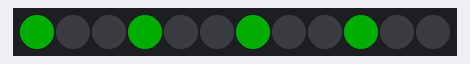
The sketch below on a simulated Arduino Uno, built with avr-gcc and run on an emulated ATmega328P. Shown: 12 RGB LEDs in strip order, left to right. Dim RGB values are drawn brighter than linear.

Above: at 0.31 s.
At 4.47 s:
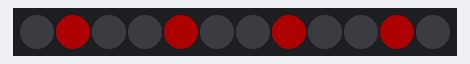
At 8.66 s:
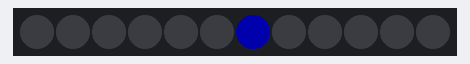
At 17.14 s:
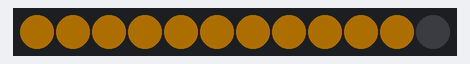
At 26.72 s:
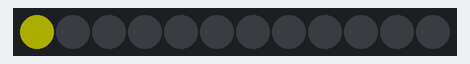
At 35.38 s:
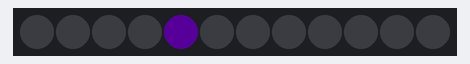

The sketch:

Rainbow_Circle_II.ino
```cpp
#include <Adafruit_NeoPixel.h>
#define LED_PIN    2
#define LED_COUNT 12 // for cheap neoxipixel from ebay, china, etc. with 12 led


Adafruit_NeoPixel pixels(LED_COUNT, LED_PIN, NEO_GRB + NEO_KHZ800);

#define DELAYVALTWO 75
#define DELAYVALTHREE 50
#define DELAYVALFOUR 25
#define DELAYVALFIVE 10
#define DELAYVALFINALRAINBOW 7
#define DELAYVALFINALRAINBOWTWO 5
#define DELAYVALFINALRAINBOWTHREE 3
#define DELAYVALFINALRAINBOWFOUR 1


void setup() {

  pixels.begin();           // INITIALIZE NeoPixel strip object (REQUIRED)
  pixels.show();            // Turn OFF all pixels ASAP
  pixels.setBrightness(50); // Set BRIGHTNESS to about 1/5 (max = 255)
}

void loop() {

	for( int x=1; x<=5; x++) {
		RainbowFlash(pixels.Color(143, 0, 255), 50);
		RainbowFlash(pixels.Color(75, 0, 130), 50);
		RainbowFlash(pixels.Color(0, 255, 0), 50);
		RainbowFlash(pixels.Color(255, 255, 0), 50);
		RainbowFlash(pixels.Color(255, 165, 0), 50);
		RainbowFlash(pixels.Color(255, 0, 0), 50);
	}


  // VIOLET COLOR LOOOP....................................................................................................................................................................................................................

  pixels.clear();


   // EXECUTES A COMPLETE TOUR OF THE CIRCLE, ONE LED TIME
  for(int i=0; i<LED_COUNT; i++) { // For each pixel...


    pixels.setPixelColor(i, pixels.Color(143, 0, 255)); // VIOLET

    pixels.show();

    delay(DELAYVALTWO);

    pixels.clear();
  }


   // EXECUTES A COMPLETE TOUR OF THE CIRCLE, LED/ALL
  for(int i=0; i<LED_COUNT; i++) {

    pixels.setPixelColor(i, pixels.Color(143, 0, 255));

    pixels.show();

    delay(DELAYVALTWO);
  }

  // INDIGO COLOR LOOOP.........................................................................................................................................................................................................

  pixels.clear();


   // EXECUTES A COMPLETE TOUR OF THE CIRCLE, ONE LED TIME
  for(int i=0; i<LED_COUNT; i++) {


    pixels.setPixelColor(i, pixels.Color(75, 0, 130));

    pixels.show();

    delay(DELAYVALTWO);

    pixels.clear();
  }


   // EXECUTES A COMPLETE TOUR OF THE CIRCLE, LED/ALL
  for(int i=0; i<LED_COUNT; i++) {

    pixels.setPixelColor(i, pixels.Color(75, 0, 130));

    pixels.show();

    delay(DELAYVALTWO);
  }

  // BLUE COLOR LOOOP.........................................................................................................................................................................................................

  pixels.clear();

   // EXECUTES A COMPLETE TOUR OF THE CIRCLE, ONE LED TIME
  for(int i=0; i<LED_COUNT; i++) {

    pixels.setPixelColor(i, pixels.Color(0, 0, 255));

    pixels.show();

    delay(DELAYVALTWO);

    pixels.clear();
  }


   // EXECUTES A COMPLETE TOUR OF THE CIRCLE, LED/ALL
  for(int i=0; i<LED_COUNT; i++) {

    pixels.setPixelColor(i, pixels.Color(0, 0, 255));

    pixels.show();

    delay(DELAYVALTWO);
  }


  // GREEN COLOR LOOOP.........................................................................................................................................................................................................

  pixels.clear();

   // EXECUTES A COMPLETE TOUR OF THE CIRCLE, ONE LED TIME
  for(int i=0; i<LED_COUNT; i++) {

    pixels.setPixelColor(i, pixels.Color(0, 255, 0));

    pixels.show();

    delay(DELAYVALTWO);

    pixels.clear();
  }


   // EXECUTES A COMPLETE TOUR OF THE CIRCLE, LED/ALL
  for(int i=0; i<LED_COUNT; i++) {

    pixels.setPixelColor(i, pixels.Color(0, 255, 0));

    pixels.show();

    delay(DELAYVALTWO);
  }


// YELLOW COLOR LOOOP.........................................................................................................................................................................................................

  pixels.clear();

   // EXECUTES A COMPLETE TOUR OF THE CIRCLE, ONE LED TIME
  for(int i=0; i<LED_COUNT; i++) {

    pixels.setPixelColor(i, pixels.Color(255, 255, 0));

    pixels.show();

    delay(DELAYVALTWO);

    pixels.clear();
  }


   // EXECUTES A COMPLETE TOUR OF THE CIRCLE, LED/ALL
  for(int i=0; i<LED_COUNT; i++) {

    pixels.setPixelColor(i, pixels.Color(255, 255, 0));

    pixels.show();

    delay(DELAYVALTWO);
  }


  // ORANGE COLOR LOOOP.........................................................................................................................................................................................................

  pixels.clear();

   // EXECUTES A COMPLETE TOUR OF THE CIRCLE, ONE LED TIME
  for(int i=0; i<LED_COUNT; i++) {

    pixels.setPixelColor(i, pixels.Color(255, 165, 0));

    pixels.show();

    delay(DELAYVALTWO);

    pixels.clear();
  }


   // EXECUTES A COMPLETE TOUR OF THE CIRCLE, LED/ALL
  for(int i=0; i<LED_COUNT; i++) {

    pixels.setPixelColor(i, pixels.Color(255, 165, 0));

    pixels.show();

    delay(DELAYVALTWO);
  }


// RED COLOR LOOOP.........................................................................................................................................................................................................

  pixels.clear();

   // EXECUTES A COMPLETE TOUR OF THE CIRCLE, ONE LED TIME
  for(int i=0; i<LED_COUNT; i++) {

    pixels.setPixelColor(i, pixels.Color(255, 165, 0));

    pixels.show();

    delay(DELAYVALTWO);

    pixels.clear();
  }


   // EXECUTES A COMPLETE TOUR OF THE CIRCLE, LED/ALL
  for(int i=0; i<LED_COUNT; i++) {

    pixels.setPixelColor(i, pixels.Color(255, 165, 0));

    pixels.show();

    delay(DELAYVALTWO);
  }


  //3ND ROUND.................................................................................................................................................................................................................................

  for( int x=1; x<=5; x++) {
		RainbowFlash(pixels.Color(143, 0, 255), 50);
		RainbowFlash(pixels.Color(75, 0, 130), 50);
		RainbowFlash(pixels.Color(0, 255, 0), 50);
		RainbowFlash(pixels.Color(255, 255, 0), 50);
		RainbowFlash(pixels.Color(255, 165, 0), 50);
		RainbowFlash(pixels.Color(255, 0, 0), 50);
	}


// VIOLET COLOR LOOOP....................................................................................................................................................................................................................

  pixels.clear();

   // EXECUTES A COMPLETE TOUR OF THE CIRCLE, ONE LED TIME
  for(int i=0; i<LED_COUNT; i++) {

    pixels.setPixelColor(i, pixels.Color(143, 0, 255)); // VIOLET

    pixels.show();

    delay(DELAYVALTHREE);

    pixels.clear();
  }

   // EXECUTES A COMPLETE TOUR OF THE CIRCLE, LED/ALL
  for(int i=0; i<LED_COUNT; i++) {

    pixels.setPixelColor(i, pixels.Color(143, 0, 255));

    pixels.show();

    delay(DELAYVALTHREE);
  }

  // INDIGO COLOR LOOOP.........................................................................................................................................................................................................

  pixels.clear();

   // EXECUTES A COMPLETE TOUR OF THE CIRCLE, ONE LED TIME
  for(int i=0; i<LED_COUNT; i++) {

    pixels.setPixelColor(i, pixels.Color(75, 0, 130));

    pixels.show();

    delay(DELAYVALTHREE);

    pixels.clear();
  }


   // EXECUTES A COMPLETE TOUR OF THE CIRCLE, LED/ALL
  for(int i=0; i<LED_COUNT; i++) {

    pixels.setPixelColor(i, pixels.Color(75, 0, 130));

    pixels.show();

    delay(DELAYVALTHREE);
  }

  // BLUE COLOR LOOOP.........................................................................................................................................................................................................

  pixels.clear();

   // EXECUTES A COMPLETE TOUR OF THE CIRCLE, ONE LED TIME
  for(int i=0; i<LED_COUNT; i++) {

    pixels.setPixelColor(i, pixels.Color(0, 0, 255));

    pixels.show();

    delay(DELAYVALTHREE);

    pixels.clear();
  }


   // EXECUTES A COMPLETE TOUR OF THE CIRCLE, LED/ALL
  for(int i=0; i<LED_COUNT; i++) {

    pixels.setPixelColor(i, pixels.Color(0, 0, 255));

    pixels.show();

    delay(DELAYVALTHREE);
  }


  // GREEN COLOR LOOOP.........................................................................................................................................................................................................

  pixels.clear();

   // EXECUTES A COMPLETE TOUR OF THE CIRCLE, ONE LED TIME
  for(int i=0; i<LED_COUNT; i++) {


    pixels.setPixelColor(i, pixels.Color(0, 255, 0));

    pixels.show();

    delay(DELAYVALTHREE);

    pixels.clear();
  }


   // EXECUTES A COMPLETE TOUR OF THE CIRCLE, LED/ALL
  for(int i=0; i<LED_COUNT; i++) {

    pixels.setPixelColor(i, pixels.Color(0, 255, 0));

    pixels.show();

    delay(DELAYVALTHREE);
  }


// YELLOW COLOR LOOOP.........................................................................................................................................................................................................

  pixels.clear();

   // EXECUTES A COMPLETE TOUR OF THE CIRCLE, ONE LED TIME
  for(int i=0; i<LED_COUNT; i++) {


    pixels.setPixelColor(i, pixels.Color(255, 255, 0));

    pixels.show();

    delay(DELAYVALTHREE);

    pixels.clear();
  }


   // EXECUTES A COMPLETE TOUR OF THE CIRCLE, LED/ALL
  for(int i=0; i<LED_COUNT; i++) {

    pixels.setPixelColor(i, pixels.Color(255, 255, 0));

    pixels.show();

    delay(DELAYVALTHREE);
  }


  // ORANGE COLOR LOOOP.........................................................................................................................................................................................................

  pixels.clear(); // Set all pixel colors to 'off'


   // EXECUTES A COMPLETE TOUR OF THE CIRCLE, ONE LED TIME
  for(int i=0; i<LED_COUNT; i++) {


    pixels.setPixelColor(i, pixels.Color(255, 165, 0));

    pixels.show();

    delay(DELAYVALTHREE);

    pixels.clear();
  }


   // EXECUTES A COMPLETE TOUR OF THE CIRCLE, LED/ALL
  for(int i=0; i<LED_COUNT; i++) {

    pixels.setPixelColor(i, pixels.Color(255, 165, 0));

    pixels.show();

    delay(DELAYVALTHREE);
  }


// RED COLOR LOOOP.........................................................................................................................................................................................................

  pixels.clear();


   // EXECUTES A COMPLETE TOUR OF THE CIRCLE, ONE LED TIME
  for(int i=0; i<LED_COUNT; i++) {


    pixels.setPixelColor(i, pixels.Color(255, 165, 0));

    pixels.show();

    delay(DELAYVALTHREE);

    pixels.clear();
  }


   // EXECUTES A COMPLETE TOUR OF THE CIRCLE, LED/ALL
  for(int i=0; i<LED_COUNT; i++) {

    pixels.setPixelColor(i, pixels.Color(255, 165, 0));

    pixels.show();

    delay(DELAYVALTHREE);
  }

//2ND ROUND.................................................................................................................................................................................................................................


  for( int x=1; x<=5; x++) {
		RainbowFlash(pixels.Color(143, 0, 255), 50);
		RainbowFlash(pixels.Color(75, 0, 130), 50);
		RainbowFlash(pixels.Color(0, 255, 0), 50);
		RainbowFlash(pixels.Color(255, 255, 0), 50);
		RainbowFlash(pixels.Color(255, 165, 0), 50);
		RainbowFlash(pixels.Color(255, 0, 0), 50);
	}


    // VIOLET COLOR LOOOP....................................................................................................................................................................................................................

  pixels.clear();

   // EXECUTES A COMPLETE TOUR OF THE CIRCLE, ONE LED TIME
  for(int i=0; i<LED_COUNT; i++) {


    pixels.setPixelColor(i, pixels.Color(143, 0, 255)); // VIOLET

    pixels.show();

    delay(DELAYVALFIVE);

    pixels.clear();
  }


   // EXECUTES A COMPLETE TOUR OF THE CIRCLE, LED/ALL
  for(int i=0; i<LED_COUNT; i++) {

    pixels.setPixelColor(i, pixels.Color(143, 0, 255));

    pixels.show();

    delay(DELAYVALFIVE);
  }

  // INDIGO COLOR LOOOP.........................................................................................................................................................................................................

  pixels.clear();


   // EXECUTES A COMPLETE TOUR OF THE CIRCLE, ONE LED TIME
  for(int i=0; i<LED_COUNT; i++) {


    pixels.setPixelColor(i, pixels.Color(75, 0, 130));

    pixels.show();

    delay(DELAYVALFIVE);

    pixels.clear();
  }


   // EXECUTES A COMPLETE TOUR OF THE CIRCLE, LED/ALL
  for(int i=0; i<LED_COUNT; i++) {

    pixels.setPixelColor(i, pixels.Color(75, 0, 130));

    pixels.show();

    delay(DELAYVALFIVE);
  }

  // BLUE COLOR LOOOP.........................................................................................................................................................................................................

  pixels.clear();

   // EXECUTES A COMPLETE TOUR OF THE CIRCLE, ONE LED TIME
  for(int i=0; i<LED_COUNT; i++) {


    pixels.setPixelColor(i, pixels.Color(0, 0, 255));

    pixels.show();

    delay(DELAYVALFIVE);

    pixels.clear();
  }


   // EXECUTES A COMPLETE TOUR OF THE CIRCLE, LED/ALL
  for(int i=0; i<LED_COUNT; i++) {

    pixels.setPixelColor(i, pixels.Color(0, 0, 255));

    pixels.show();

    delay(DELAYVALFIVE);
  }


  // GREEN COLOR LOOOP.........................................................................................................................................................................................................

  pixels.clear();


   // EXECUTES A COMPLETE TOUR OF THE CIRCLE, ONE LED TIME
  for(int i=0; i<LED_COUNT; i++) {

    pixels.setPixelColor(i, pixels.Color(0, 255, 0));

    pixels.show();

    delay(DELAYVALFIVE);

    pixels.clear();
  }


   // EXECUTES A COMPLETE TOUR OF THE CIRCLE, LED/ALL
  for(int i=0; i<LED_COUNT; i++) {

    pixels.setPixelColor(i, pixels.Color(0, 255, 0));

    pixels.show();

    delay(DELAYVALFIVE);
  }


// YELLOW COLOR LOOOP.........................................................................................................................................................................................................

  pixels.clear();

   // EXECUTES A COMPLETE TOUR OF THE CIRCLE, ONE LED TIME
  for(int i=0; i<LED_COUNT; i++) {

    pixels.setPixelColor(i, pixels.Color(255, 255, 0));

    pixels.show();

    delay(DELAYVALFIVE);

    pixels.clear();
  }


   // EXECUTES A COMPLETE TOUR OF THE CIRCLE, LED/ALL
  for(int i=0; i<LED_COUNT; i++) {

    pixels.setPixelColor(i, pixels.Color(255, 255, 0));

    pixels.show();

    delay(DELAYVALFIVE);
  }


  // ORANGE COLOR LOOOP.........................................................................................................................................................................................................

  pixels.clear();


   // EXECUTES A COMPLETE TOUR OF THE CIRCLE, ONE LED TIME
  for(int i=0; i<LED_COUNT; i++) {


    pixels.setPixelColor(i, pixels.Color(255, 165, 0));

    pixels.show();   //

    delay(DELAYVALFIVE); //

    pixels.clear();
  }


   // EXECUTES A COMPLETE TOUR OF THE CIRCLE, LED/ALL
  for(int i=0; i<LED_COUNT; i++) {

    pixels.setPixelColor(i, pixels.Color(255, 165, 0));

    pixels.show();

    delay(DELAYVALFIVE);
  }


// RED COLOR LOOOP.........................................................................................................................................................................................................

  pixels.clear();

   // EXECUTES A COMPLETE TOUR OF THE CIRCLE, ONE LED TIME
  for(int i=0; i<LED_COUNT; i++) {


    pixels.setPixelColor(i, pixels.Color(255, 165, 0));

    pixels.show();

    delay(DELAYVALFIVE);

    pixels.clear();
  }


   // EXECUTES A COMPLETE TOUR OF THE CIRCLE, LED/ALL
  for(int i=0; i<LED_COUNT; i++) {

    pixels.setPixelColor(i, pixels.Color(255, 165, 0));

    pixels.show();

    delay(DELAYVALFIVE);
  }


//FINAL ROUND.................................................................................................................................................................................................................................


  for( int x=1; x<=5; x++) {
		RainbowFlash(pixels.Color(143, 0, 255), 50);
		RainbowFlash(pixels.Color(75, 0, 130), 50);
		RainbowFlash(pixels.Color(0, 255, 0), 50);
		RainbowFlash(pixels.Color(255, 255, 0), 50);
		RainbowFlash(pixels.Color(255, 165, 0), 50);
		RainbowFlash(pixels.Color(255, 0, 0), 50);
	}


//GRAND FINAL.................................................................................................................................................................................................................................


  /// START RAINBOW RGB CIRCLE


   pixels.clear();


  for(int i=0; i<LED_COUNT; i++) {


    pixels.setPixelColor(i, pixels.Color(143, 0, 255)); // VIOLET

    pixels.show();

    delay(DELAYVALFINALRAINBOWTWO);

    pixels.clear();


    pixels.setPixelColor(i, pixels.Color(75, 0, 130)); // INDIGO

    pixels.show();

    delay(DELAYVALFINALRAINBOWTWO);


  pixels.setPixelColor(i, pixels.Color(0, 0, 255)); // BLUE

    pixels.show();

    delay(DELAYVALFINALRAINBOWTWO);


  pixels.setPixelColor(i, pixels.Color( 0, 255, 0)); // GREEN

    pixels.show();

    delay(DELAYVALFINALRAINBOWTWO);


  pixels.setPixelColor(i, pixels.Color(255, 255, 0)); //YELLOW

    pixels.show();

    delay(DELAYVALFINALRAINBOWTWO);


  pixels.setPixelColor(i, pixels.Color(255, 165, 0)); // ORANGE

    pixels.show();

    delay(DELAYVALFINALRAINBOWTWO);


  pixels.setPixelColor(i, pixels.Color(255, 0, 0)); //RED

    pixels.show();

    delay(DELAYVALFINALRAINBOWTWO);


  }

  /// START RAINBOW RGB CIRCLE


   pixels.clear();


  for(int i=0; i<LED_COUNT; i++) {


    pixels.setPixelColor(i, pixels.Color(143, 0, 255)); // VIOLET

    pixels.show();

    delay(DELAYVALFINALRAINBOWTHREE);

    pixels.clear();


    pixels.setPixelColor(i, pixels.Color(75, 0, 130)); // INDIGO

    pixels.show();

    delay(DELAYVALFINALRAINBOWTHREE);


  pixels.setPixelColor(i, pixels.Color(0, 0, 255)); // BLUE

    pixels.show();

    delay(DELAYVALFINALRAINBOWTHREE);


  pixels.setPixelColor(i, pixels.Color( 0, 255, 0)); // GREEN

    pixels.show();

    delay(DELAYVALFINALRAINBOWTHREE);


  pixels.setPixelColor(i, pixels.Color(255, 255, 0)); //YELLOW

    pixels.show();

    delay(DELAYVALFINALRAINBOWTHREE);


  pixels.setPixelColor(i, pixels.Color(255, 165, 0)); // ORANGE

    pixels.show();

    delay(DELAYVALFINALRAINBOWTHREE);


  pixels.setPixelColor(i, pixels.Color(255, 0, 0)); //RED

    pixels.show();

    delay(DELAYVALFINALRAINBOWTHREE);


  }


  /// START RAINBOW RGB CIRCLE


   pixels.clear();


  for(int i=0; i<LED_COUNT; i++) {


    pixels.setPixelColor(i, pixels.Color(143, 0, 255)); // VIOLET

    pixels.show();

    delay(DELAYVALFINALRAINBOWFOUR);

    pixels.clear();


    pixels.setPixelColor(i, pixels.Color(75, 0, 130)); // INDIGO

    pixels.show();

    delay(DELAYVALFINALRAINBOWFOUR);


  pixels.setPixelColor(i, pixels.Color(0, 0, 255)); // BLUE

    pixels.show();

    delay(DELAYVALFINALRAINBOWFOUR);


  pixels.setPixelColor(i, pixels.Color( 0, 255, 0)); // GREEN

    pixels.show();

    delay(DELAYVALFINALRAINBOWFOUR);


  pixels.setPixelColor(i, pixels.Color(255, 255, 0)); //YELLOW

    pixels.show();

    delay(DELAYVALFINALRAINBOWFOUR);


  pixels.setPixelColor(i, pixels.Color(255, 165, 0)); // ORANGE

    pixels.show();

    delay(DELAYVALFINALRAINBOWFOUR);


  pixels.setPixelColor(i, pixels.Color(255, 0, 0)); //RED

    pixels.show();

    delay(DELAYVALFINALRAINBOWFOUR);


  }


  }

///Rainbow Function!!!!!!!!!!!!!!!!!!!!!!!!!!!!!!!!!!!!!!!!!!!!!!!!!!!!!!!!!!!!!!!!!!!!!!!!!!!!!!!!!!!!!!!!!!!!!!!!!!!!!!!!!!!!!!!!!!!!!!!!!!!!!!!!!!!!!!!!!!!!!!!!!!!!!!!!!!!!!!!!!!!!!!!!!!!!!!!!!!!!!!!!!!!!!!!!!!!!!!!!!!!!!!!!!!!!!!!!!!!!!!!!

void RainbowFlash(uint32_t color, int wait) {
  for(int a=0; a<1; a++) {
    for(int b=0; b<3; b++) {
      pixels.clear();

      for(int c=b; c<pixels.numPixels(); c += 3) {
        pixels.setPixelColor(c, color);
      }
      pixels.show();
      delay(wait);
    }
  }}
```
